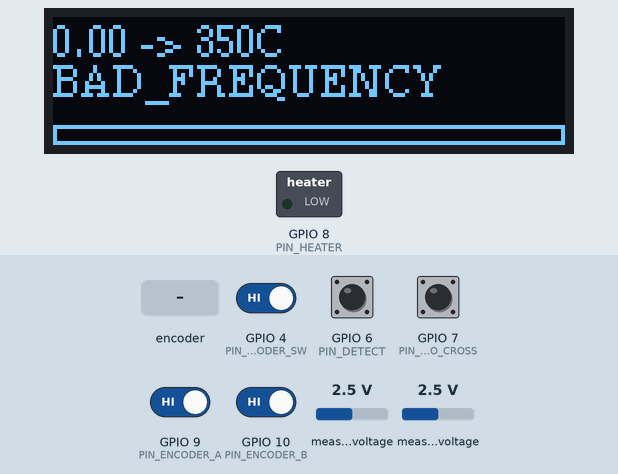
The program below on a simulated ESP32-C3. Shown: 128×32 one-colour display, switched loads named in the program (green lamp = pin HIGH). The test bench sets the inputs (shaded band); at power-on: GPIO 4 (PIN_ENCODER_SW), GPIO 6 (PIN_DETECT), GPIO 7 (PIN_ZERO_CROSS), GPIO 9 (PIN_ENCODER_A), GPIO 10 (PIN_ENCODER_B) HIGH, measured voltage 2.5 V. What the program prints to the serial monitor is not drawn.

Above: at 1.7 s.
1.8 s: measured voltage (sensor 200) set to 3.8 V
5.7 s: GPIO 6 (PIN_DETECT) pulled LOW for 0.15 s
At 5.8 s:
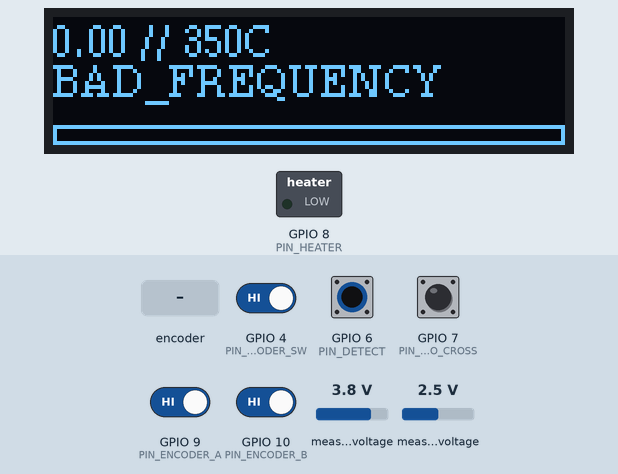
7.7 s: GPIO 6 (PIN_DETECT) pulled LOW for 1 s
At 8.5 s:
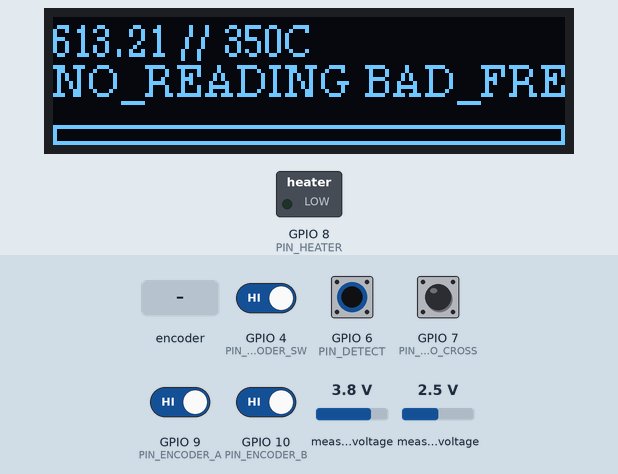
10.2 s: rotary encoder on GPIO 9 (PIN_ENCODER_A) / GPIO 10 (PIN_ENCODER_B) turned 1 step (first pin leading)
At 11.1 s:
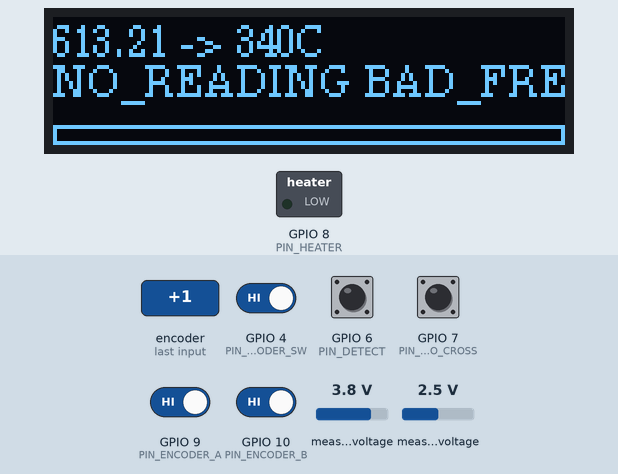
11.9 s: rotary encoder on GPIO 9 (PIN_ENCODER_A) / GPIO 10 (PIN_ENCODER_B) turned 2 steps (second pin leading)
At 13.1 s:
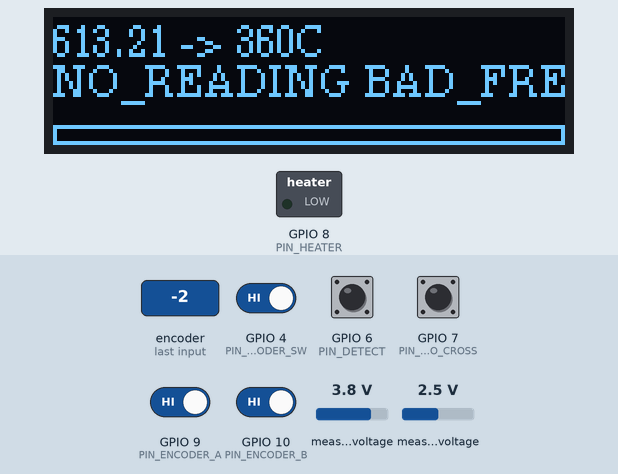
13.8 s: measured voltage (sensor 200) set to 0.1 V
At 17.7 s:
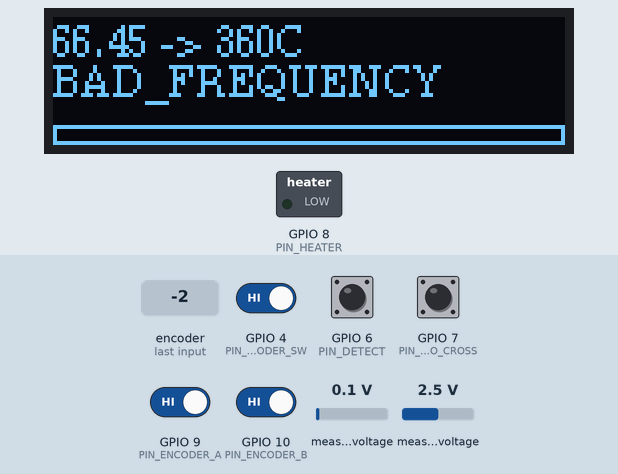
Timing chart, 0 to 18.7 s (numbered marks = the images above; inputs shaded):
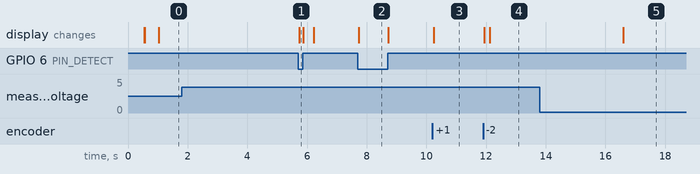

Measured:
- after the input at 1.8 s, every drawn part: stays the same
- after the input at 5.7 s, the display: changes at once (image 1)
- after the input at 7.7 s, the display: changes at once (image 2)
- after the input at 10.2 s, the display: changes at once (image 3)
- after the input at 11.9 s, the display: first changes at once (image 4 shows a later state)
- after the input at 13.8 s, the display: changes after 2.8 s (image 5)

The program:

main.cpp
```cpp
#include <Arduino.h>
#include <stdint.h>

#include <Adafruit_ADS1X15.h>
#include <SPI.h>
#include <U8g2lib.h>
#include <Wire.h>

#define ARRAY_SIZE(arr) (sizeof(arr) / sizeof(arr[0]))

#define PIN_SCL 1
#define PIN_SDA 3
#define PIN_ZERO_CROSS 7
#define PIN_HEATER 8
#define PIN_DETECT 6
#define LCD_SCL 21
#define LCD_SDA 20
#define PIN_ENCODER_A 9
#define PIN_ENCODER_B 10
#define PIN_ENCODER_SW 4

#define PIN_HEATER_ON HIGH
#define PIN_HEATER_OFF LOW

#define DEBOUNCE_DELAY 100 // Define key debounce delay in milliseconds

const float GAIN =
    201.3; // Amplification gain from the LTC2063 R1 = 200.5 kΩ, R2 = 1.001 kΩ
// const float THERMOCOUPLE_SENSITIVITY =
//     41.0; // Type K thermocouple sensitivity in µV/°C

const float THERMOCOUPLE_SENSITIVITY =
    42.85; // Type K thermocouple sensitivity in µV/°C

// Time to wait after switching of heater before reading the temperature
#define TEMP_DELAY_MS 25

// Samples to read for the ADC
#define ADC_FILTERING 2

#define STANDBY_TIMEOUT (5 * 60000) // 5 minutes

// initialize the Thermocouple
Adafruit_ADS1015 ads;

U8G2_SSD1306_128X32_UNIVISION_F_SW_I2C u8g2(/* rotation =*/U8G2_R0,
                                            /* clock=*/LCD_SCL,
                                            /* data=*/LCD_SDA,
                                            /* reset=*/U8X8_PIN_NONE);

static uint32_t frequency_count = 0;
static float power = 0.0; // Number between 0.0 and 1.0

// PID constants
static const float Kp = 1.0; // In practice means 1% power increase per degree,
                             // so 100 degrees difference = 100% power
static const float Ki =
    0.2; // Integral gain 0.5% per second, so 100 seconds can adjust 50% power
static const float Kd = 0.2;

// PID variables
static float previous_error = 0;
static float integral = 0;
static volatile float heater_setpoint = 350.0; // Desired temperature in Celsius
static const float integral_limit = 100.0; // Maximum integral value in power %
static uint8_t error_flags = 0;
static uint32_t last_standby_time = 0;
static bool last_in_stand = false;

void hmiTask(void *pvParameters);
void lcdTask(void *pvParameters);

#define ERROR_NO_READING 1    // Thermocouple fault
#define ERROR_BAD_FREQUENCY 2 // Frequency out of range
#define ERROR_STAND_BY 4 // Iron have not been used for a while and shut down
const char *error_names[] = {
    "NO_READING",
    "BAD_FREQUENCY",
    "STAND_BY",
};

// Calibrate the temperature sensor
// Calibration points is measured at 150°C and 350°C
float calibrate_temperature(float reported_temperature) {

  float measserd_temperature_150 = 175;
  float measserd_temperature_350 = 430;

  // Calculate the slope and intercept
  float slope =
      (measserd_temperature_350 - measserd_temperature_150) / (350.0 - 150.0);
  float intercept = measserd_temperature_150 - slope * 150.0;

  // Apply the linear correction formula
  return (slope * reported_temperature) + intercept;
}

// State machine
// 1. Heating for X interrupt based on power
// 2. Reading temperature
// 3. Idle for X interrupts based on power
// 4. Error state
enum state_e {
  STATE_HEATING,
  STATE_READING_TEMPERATURE,
  STATE_IDLE,
};
static volatile enum state_e state = STATE_HEATING;
static volatile uint32_t state_time =
    0; // Time in milliseconds since state change
static volatile uint32_t state_count = 0; // Number of interrupts in the state
static uint32_t full_cycle_count =
    100; // The amount of half cycles we will max do before taking a temperature
         // meassurement 200 half cycles = 1 full second at 50Hz
static float actual_temperature = 0;

static void goState(enum state_e new_state) {
  state = new_state;
  state_time = millis();
  state_count = 0;
}

void handlePin10Interrupt() {

  if (digitalRead(PIN_ZERO_CROSS) == LOW) {
    frequency_count++;
  }

  state_count++;
  switch (state) {
  case STATE_HEATING: {
    if (error_flags == 0) {
      digitalWrite(PIN_HEATER, PIN_HEATER_ON);
    }
    const uint32_t heat_time = round(power * full_cycle_count);

    if (state_count >= heat_time) {
      goState(STATE_READING_TEMPERATURE);
    }
    break;
  }
  case STATE_READING_TEMPERATURE: {
    digitalWrite(PIN_HEATER, PIN_HEATER_OFF);
    break;
  }
  case STATE_IDLE: {
    digitalWrite(PIN_HEATER, PIN_HEATER_OFF);
    const uint32_t idle_time = round((1.0 - power) * full_cycle_count);
    if (state_count >= idle_time) {
      if (error_flags == 0) {
        goState(STATE_HEATING);
      } else {
        goState(STATE_READING_TEMPERATURE);
      }
    }
    break;
  }
  }
}

// put function declarations here:
void setup() {
  // put your setup code here, to run once:
  // initialize serial communication at 9600 bits per second:
  Serial.begin(9600);
  // print "Hello, World!" to the serial monitor:

  Serial.println("Hello, World!");

  // Initialize LCD
  u8g2.begin();

  Serial.print("Initializing ADC... ");
  Wire.begin(PIN_SDA, PIN_SCL);
  delay(500);
  if (!ads.begin()) {
    Serial.println("Failed to initialize ADS.");
    delay(1000);
  }
  Serial.println("Done");

  // Setup heater driver
  pinMode(PIN_HEATER, OUTPUT);
  pinMode(PIN_ZERO_CROSS, INPUT_PULLUP);
  attachInterrupt(digitalPinToInterrupt(PIN_ZERO_CROSS), handlePin10Interrupt,
                  CHANGE);

  // Pin detect is to see if iron is in the stand. active low, pullup needed

  // Setup rotary encoder
  pinMode(PIN_ENCODER_A, INPUT_PULLUP);
  pinMode(PIN_ENCODER_B, INPUT_PULLUP);
  pinMode(PIN_ENCODER_SW, INPUT_PULLUP);

  xTaskCreate(hmiTask,    // Task function
              "HMI Task", // Task name
              1000,       // Stack size
              NULL,       // Task parameters
              1,          // Task priority
              NULL        // Task handle
  );
  xTaskCreate(lcdTask,    // Task function
              "LCD Task", // Task name
              2000,       // Stack size
              NULL,       // Task parameters
              1,          // Task priority
              NULL        // Task handle
  );

  Serial.println("Setup done");
}

static void setTempSetpoint(float setpoint) {
  Serial.print("Setting setpoint to ");
  Serial.println(setpoint);

  heater_setpoint = setpoint;
}

static void setErrorFlag(uint8_t flag) {
  error_flags |= flag;

  // Turn off the PIN_HEATER
  digitalWrite(PIN_HEATER, PIN_HEATER_OFF);
  if (state == STATE_HEATING) {
    state = STATE_IDLE;
    state_time = millis();
    state_count = 0;
  }

  // Print the error
  Serial.print("Error: ");
  for (uint8_t i = 0; i < ARRAY_SIZE(error_names); i++) {
    if (flag & (1 << i)) {
      Serial.print(error_names[i]);
      Serial.println("");
    }
  }
}

static void clearErrorFlag(uint8_t flag) { error_flags &= ~flag; }

static float calcTargetTemp(bool in_stand) {
  if (in_stand) {
    return 150.0;
  }
  return heater_setpoint;
}

// Uses a 100k NTC thermistor with a 100k pulldown resistor
static float getAmbientTempCelcius() {
  int32_t reading = ads.readADC_SingleEnded(3);
  float voltage = ads.computeVolts(reading);

  // Calculate the resistance of the thermistor
  float resistance = 100000.0 * (3.289 / voltage - 1.0);

  // Calculate the temperature using the Steinhart-Hart equation
  float steinhart = resistance / 100000.0; // (R/Ro)
  steinhart = log(steinhart);              // ln(R/Ro)
  steinhart /= 3950.0;                     // 1/B * ln(R/Ro)

  // Calculate the temperature in Kelvin from the resistance
  float temp_kelvin =
      1.0 / (steinhart + 1.0 / 298.15); // 1/(1/B * ln(R/Ro) + 1/To)

  // Convert Kelvin to Celsius
  return temp_kelvin - 273.15;
}

// To not do complicated debouncing,
// I poll the encoder every 10ms and check if the state has changed
// in a separate task
void hmiTask(void *pvParameters) {
  while (1) {
    {
      static uint8_t lastState = 0;
      uint8_t currentState =
          (digitalRead(PIN_ENCODER_A) << 1) | digitalRead(PIN_ENCODER_B);

      if (lastState == 0b11 && currentState == 0b10) {
        Serial.println("Clockwise rotation");
        // Clockwise rotation
        setTempSetpoint(heater_setpoint + 10);
      } else if (lastState == 0b11 && currentState == 0b01) {
        Serial.println("Counter-clockwise rotation");
        // Counter-clockwise rotation
        setTempSetpoint(heater_setpoint - 10);
      }
      lastState = currentState;
    }
    {
      static volatile bool lastState = HIGH;
      bool currentState = digitalRead(PIN_ENCODER_SW);
      if (lastState == HIGH && currentState == LOW) {
        Serial.println("Button pressed");
        // Reset the setpoint to 350 degrees
        setTempSetpoint(350);
      }
      lastState = currentState;
    }
    vTaskDelay(10 / portTICK_PERIOD_MS);
  }
}

// LCD is using soft i2c and is really really slow,
// so i just update the screen every 10ms in a separate task
// LCD is 128x32 pixels
void lcdTask(void *pvParameters) {

  u8g2.clearBuffer();
  u8g2.setFont(u8g2_font_ncenB08_tr);
  u8g2.setCursor(0, 10);
  u8g2.print("Hello, World!");
  u8g2.sendBuffer();

  while (1) {

    u8g2.firstPage();
    do {
      if (error_flags) {
        u8g2.setFont(u8g2_font_ncenR08_tr);
        u8g2.setCursor(0, 10);
      } else {
        u8g2.setFont(u8g2_font_ncenB12_tr);
        u8g2.setCursor(0, 22);
      }
      u8g2.print(actual_temperature, 2);
      if (last_in_stand) {
        u8g2.print(" // ");
      } else {
        u8g2.print(" -> ");
      }
      u8g2.print(heater_setpoint, 0);
      u8g2.print("C");
      u8g2.setCursor(0, 20);
      for (uint8_t i = 0; i < ARRAY_SIZE(error_names); i++) {
        if (error_flags & (1 << i)) {
          u8g2.print(error_names[i]);
          u8g2.print(" ");
        }
      }

      // Plot a power bar in the bottom of the screen
      const int bar_x = 0;
      const int bar_width = u8g2.getDisplayWidth();
      const int bar_height = 5;
      const int bar_y = u8g2.getDisplayHeight() - bar_height; // 32 - 5 = 27

      // Calculate the width of the filled part of the bar
      int filled_width = (power * bar_width);

      // Draw the bar outline
      u8g2.drawFrame(bar_x, bar_y, bar_width, bar_height);

      // Draw the filled part of the bar
      u8g2.drawBox(bar_x, bar_y, filled_width, bar_height);

    } while (u8g2.nextPage());
    vTaskDelay(10 / portTICK_PERIOD_MS);
  }
}

void loop() {

  // Calculate frequency in Hz
  static unsigned long previous_ms = 0;
  static uint32_t previous_frequency_count = 0;
  unsigned long current_ms = millis();
  unsigned long count = frequency_count - previous_frequency_count;
  unsigned long interval = current_ms - previous_ms;
  if (interval > 1000.0) {
    float frequency = count / (interval / 1000.0);
    previous_ms = current_ms;
    previous_frequency_count = frequency_count;

    if (frequency > 40 && frequency < 70) {
      clearErrorFlag(ERROR_BAD_FREQUENCY);
    } else {
      setErrorFlag(ERROR_BAD_FREQUENCY);
    }

    // Print the frequency
    // Serial.print("Intterupt count: ");
    // Serial.print(frequency_count);
    // Serial.print("Interrupt frequency: ");
    // Serial.print(frequency);
    // Serial.println(" Hz");
  }

  static float ambient_temp = 0;
  static uint32_t last_ambient_time = 0;
  if (last_ambient_time == 0 || (current_ms - last_ambient_time) > 60000) {
    last_ambient_time = current_ms;
    ambient_temp = getAmbientTempCelcius();
    Serial.print("Ambient temperature: ");
    Serial.print(ambient_temp);
    Serial.println(" °C");
  }

  // Calculate standby time
  // Only read the temperature if heater is off
  pinMode(PIN_DETECT, INPUT_PULLUP);
  vTaskDelay(1); // Sleep for a tick
  bool in_stand = digitalRead(PIN_DETECT) == LOW;
  pinMode(PIN_DETECT, INPUT);

  // Detect if the iron is placed in the stand has changed
  if (in_stand != last_in_stand) {
    last_standby_time = millis();
    last_in_stand = in_stand;
    clearErrorFlag(ERROR_STAND_BY);
  }

  // If the iron have been out of the stand or in the stand for more than 1
  // minute
  if (millis() - last_standby_time > STANDBY_TIMEOUT) {
    setErrorFlag(ERROR_STAND_BY);
  }

  float setpoint = calcTargetTemp(in_stand);

  // Require TEMP_DELAY_MS to settle the voltage
  if ((state == STATE_READING_TEMPERATURE &&
       current_ms >= (state_time + TEMP_DELAY_MS)) ||
      (state == STATE_IDLE && current_ms >= (state_time + 5000))) {
    unsigned long start_ms = millis();
    int32_t adc_sum = 0;
    Serial.print("Reads: ");
    for (int i = 0; i < ADC_FILTERING; i++) {
      int32_t read = ads.readADC_SingleEnded(0);
      adc_sum += read;
      Serial.print(read);
      Serial.print(" ");
    }
    Serial.print("Time: ");
    Serial.print(millis() - start_ms);
    Serial.println("ms");
    float voltage_measured_mv =
        ads.computeVolts((float)adc_sum / (float)ADC_FILTERING) * 1000.0;

    // Calculate thermocouple voltage before amplification
    float thermocouple_voltage_mv = voltage_measured_mv / GAIN;

    // Print results
    Serial.print("Measured Voltage: ");
    Serial.print(voltage_measured_mv, 6);
    Serial.print(" mV before gain: ");
    Serial.print(thermocouple_voltage_mv, 6); // Convert back to mV for
    Serial.println(" mV");

    // Convert thermocouple voltage to temperature in °C
    float thermocouple_temperature =
        thermocouple_voltage_mv * 1e3 / THERMOCOUPLE_SENSITIVITY; // µV/°C to °C

    // Apply polynomial correction to the reported temperature
    actual_temperature =
        calibrate_temperature(ambient_temp + thermocouple_temperature);
    Serial.print("Temperature: ");
    Serial.print(thermocouple_temperature, 2);
    Serial.print(" °C corrected: ");
    Serial.print(ambient_temp + thermocouple_temperature, 2);
    Serial.print(" °C calibrated: ");
    Serial.print(actual_temperature, 2);
    Serial.println(" °C");

    Serial.print("Temperature: ");
    Serial.print(actual_temperature, 2);
    Serial.print(" °C --> ");
    Serial.print(setpoint, 2);
    Serial.println(" °C");

    if (actual_temperature < 5 || actual_temperature > 430) {
      Serial.println("Thermocouple fault(s) detected!");
      setErrorFlag(ERROR_NO_READING);
    } else {
      clearErrorFlag(ERROR_NO_READING);
    }

    if (error_flags == 0) {
      // Set power level based on temperature using a PID controller
      // PID controller
      float error = setpoint - actual_temperature;
      integral += error;
      integral = constrain(integral, 0,
                           integral_limit); // Windup protection
      float derivative = error - previous_error;
      float output = Kp * error + Ki * integral + Kd * derivative;
      previous_error = error;

      // Print all pid values
      Serial.print("P: ");
      Serial.print(Kp * error);
      Serial.print(" I: ");
      Serial.print(Ki * integral);
      Serial.print(" D: ");
      Serial.print(Kd * derivative);
      Serial.print(" O: ");
      Serial.print(output);

      // Set power percentage based on PID output (0.0 - 1.0)
      power = constrain(output, 0.0, 100.0) / 100.0;
      // Print the power percentage
      Serial.print(" Power: ");
      Serial.println(power);
    } else {
      power = 0.0;
    }
    goState(STATE_IDLE);
  }

  vTaskDelay(1 / portTICK_PERIOD_MS);
}
```
